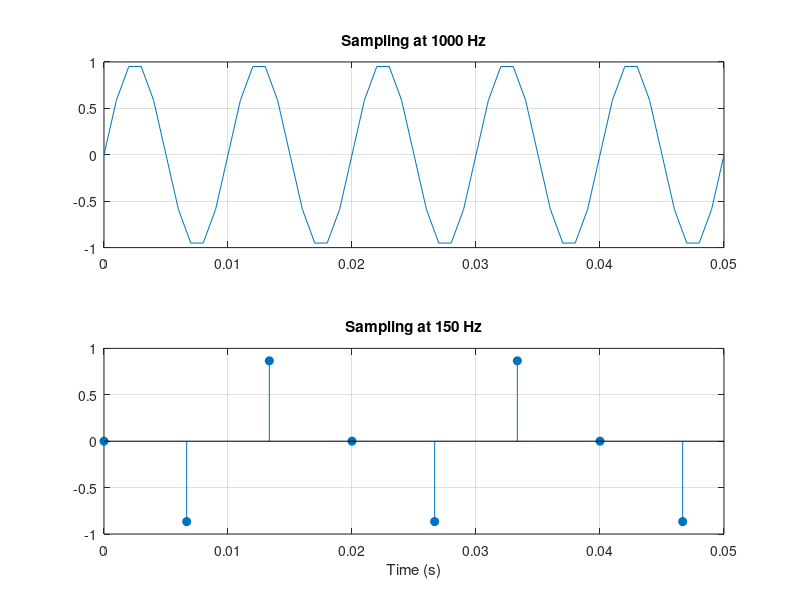

Recreate this plot in MATLAB.
clc;
clear;
close all;

f = 100;

Fs1 = 1000;
Fs2 = 150;

t1 = 0:1/Fs1:0.05;
t2 = 0:1/Fs2:0.05;

x1 = sin(2*pi*f*t1);
x2 = sin(2*pi*f*t2);

figure;

subplot(2,1,1);
plot(t1,x1);
grid on;
title('Sampling at 1000 Hz');

subplot(2,1,2);
stem(t2,x2,'filled');
grid on;
title('Sampling at 150 Hz');
xlabel('Time (s)');
